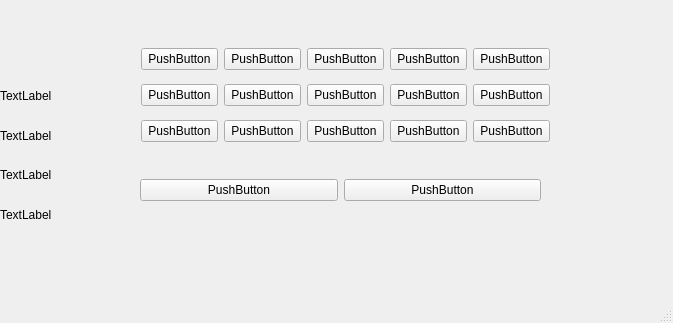
<?xml version="1.0" encoding="UTF-8"?>
<ui version="4.0">
 <class>MainWindow</class>
 <widget class="QMainWindow" name="MainWindow">
  <property name="geometry">
   <rect>
    <x>0</x>
    <y>0</y>
    <width>673</width>
    <height>323</height>
   </rect>
  </property>
  <property name="windowTitle">
   <string>MainWindow</string>
  </property>
  <widget class="QWidget" name="centralwidget">
   <widget class="QWidget" name="gridLayoutWidget">
    <property name="geometry">
     <rect>
      <x>141</x>
      <y>40</y>
      <width>409</width>
      <height>112</height>
     </rect>
    </property>
    <layout class="QGridLayout" name="gridLayout">
     <item row="2" column="3">
      <widget class="QPushButton" name="pushButton_11">
       <property name="text">
        <string>PushButton</string>
       </property>
      </widget>
     </item>
     <item row="3" column="4">
      <widget class="QPushButton" name="pushButton_15">
       <property name="text">
        <string>PushButton</string>
       </property>
      </widget>
     </item>
     <item row="3" column="3">
      <widget class="QPushButton" name="pushButton_12">
       <property name="text">
        <string>PushButton</string>
       </property>
      </widget>
     </item>
     <item row="0" column="4">
      <widget class="QPushButton" name="pushButton_13">
       <property name="text">
        <string>PushButton</string>
       </property>
      </widget>
     </item>
     <item row="3" column="2">
      <widget class="QPushButton" name="pushButton_10">
       <property name="text">
        <string>PushButton</string>
       </property>
      </widget>
     </item>
     <item row="0" column="2">
      <widget class="QPushButton" name="pushButton_9">
       <property name="text">
        <string>PushButton</string>
       </property>
      </widget>
     </item>
     <item row="2" column="2">
      <widget class="QPushButton" name="pushButton_8">
       <property name="text">
        <string>PushButton</string>
       </property>
      </widget>
     </item>
     <item row="2" column="4">
      <widget class="QPushButton" name="pushButton_14">
       <property name="text">
        <string>PushButton</string>
       </property>
      </widget>
     </item>
     <item row="3" column="0">
      <widget class="QPushButton" name="pushButton_3">
       <property name="text">
        <string>PushButton</string>
       </property>
      </widget>
     </item>
     <item row="0" column="3">
      <widget class="QPushButton" name="pushButton_7">
       <property name="text">
        <string>PushButton</string>
       </property>
      </widget>
     </item>
     <item row="0" column="1">
      <widget class="QPushButton" name="pushButton_4">
       <property name="text">
        <string>PushButton</string>
       </property>
      </widget>
     </item>
     <item row="0" column="0">
      <widget class="QPushButton" name="pushButton">
       <property name="text">
        <string>PushButton</string>
       </property>
      </widget>
     </item>
     <item row="2" column="0">
      <widget class="QPushButton" name="pushButton_2">
       <property name="text">
        <string>PushButton</string>
       </property>
      </widget>
     </item>
     <item row="2" column="1">
      <widget class="QPushButton" name="pushButton_5">
       <property name="text">
        <string>PushButton</string>
       </property>
      </widget>
     </item>
     <item row="3" column="1">
      <widget class="QPushButton" name="pushButton_6">
       <property name="text">
        <string>PushButton</string>
       </property>
      </widget>
     </item>
    </layout>
   </widget>
   <widget class="QWidget" name="gridLayoutWidget_2">
    <property name="geometry">
     <rect>
      <x>140</x>
      <y>150</y>
      <width>401</width>
      <height>80</height>
     </rect>
    </property>
    <layout class="QGridLayout" name="gridLayout_2">
     <item row="0" column="0">
      <widget class="QPushButton" name="pushButton_16">
       <property name="text">
        <string>PushButton</string>
       </property>
      </widget>
     </item>
     <item row="0" column="1">
      <widget class="QPushButton" name="pushButton_17">
       <property name="text">
        <string>PushButton</string>
       </property>
      </widget>
     </item>
    </layout>
   </widget>
   <widget class="QWidget" name="gridLayoutWidget_3">
    <property name="geometry">
     <rect>
      <x>0</x>
      <y>40</y>
      <width>141</width>
      <height>191</height>
     </rect>
    </property>
    <layout class="QGridLayout" name="gridLayout_3">
     <item row="0" column="0">
      <widget class="QLabel" name="label">
       <property name="text">
        <string/>
       </property>
      </widget>
     </item>
     <item row="1" column="0">
      <widget class="QLabel" name="label_3">
       <property name="text">
        <string>TextLabel</string>
       </property>
      </widget>
     </item>
     <item row="3" column="0">
      <widget class="QLabel" name="label_4">
       <property name="text">
        <string>TextLabel</string>
       </property>
      </widget>
     </item>
     <item row="2" column="0">
      <widget class="QLabel" name="label_2">
       <property name="text">
        <string>TextLabel</string>
       </property>
      </widget>
     </item>
     <item row="4" column="0">
      <widget class="QLabel" name="label_5">
       <property name="text">
        <string>TextLabel</string>
       </property>
      </widget>
     </item>
    </layout>
   </widget>
  </widget>
  <widget class="QMenuBar" name="menubar">
   <property name="geometry">
    <rect>
     <x>0</x>
     <y>0</y>
     <width>673</width>
     <height>21</height>
    </rect>
   </property>
  </widget>
  <widget class="QStatusBar" name="statusbar"/>
 </widget>
 <resources/>
 <connections/>
</ui>
